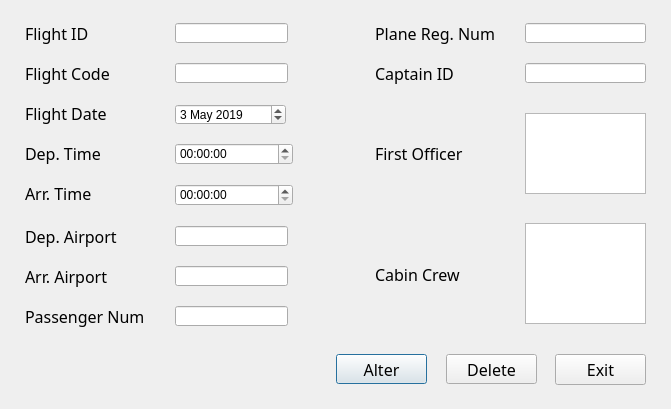
<?xml version="1.0" encoding="UTF-8"?>
<ui version="4.0">
 <class>Dialog</class>
 <widget class="QDialog" name="Dialog">
  <property name="geometry">
   <rect>
    <x>0</x>
    <y>0</y>
    <width>671</width>
    <height>409</height>
   </rect>
  </property>
  <property name="windowTitle">
   <string>Dialog</string>
  </property>
  <widget class="QLineEdit" name="IDedit">
   <property name="geometry">
    <rect>
     <x>175</x>
     <y>23</y>
     <width>113</width>
     <height>20</height>
    </rect>
   </property>
  </widget>
  <widget class="QTextEdit" name="foedit">
   <property name="geometry">
    <rect>
     <x>525</x>
     <y>113</y>
     <width>121</width>
     <height>81</height>
    </rect>
   </property>
  </widget>
  <widget class="QLabel" name="firstofficer_2">
   <property name="geometry">
    <rect>
     <x>375</x>
     <y>264</y>
     <width>121</width>
     <height>21</height>
    </rect>
   </property>
   <property name="font">
    <font>
     <family>3ds</family>
     <pointsize>12</pointsize>
    </font>
   </property>
   <property name="text">
    <string>Cabin Crew</string>
   </property>
  </widget>
  <widget class="QLabel" name="FID">
   <property name="geometry">
    <rect>
     <x>25</x>
     <y>23</y>
     <width>71</width>
     <height>21</height>
    </rect>
   </property>
   <property name="font">
    <font>
     <family>3ds</family>
     <pointsize>12</pointsize>
    </font>
   </property>
   <property name="text">
    <string>Flight ID</string>
   </property>
  </widget>
  <widget class="QLabel" name="captain">
   <property name="geometry">
    <rect>
     <x>375</x>
     <y>63</y>
     <width>91</width>
     <height>21</height>
    </rect>
   </property>
   <property name="font">
    <font>
     <family>3ds</family>
     <pointsize>12</pointsize>
    </font>
   </property>
   <property name="text">
    <string>Captain ID</string>
   </property>
  </widget>
  <widget class="QPushButton" name="alter">
   <property name="geometry">
    <rect>
     <x>336</x>
     <y>354</y>
     <width>91</width>
     <height>30</height>
    </rect>
   </property>
   <property name="font">
    <font>
     <family>3ds</family>
     <pointsize>12</pointsize>
    </font>
   </property>
   <property name="text">
    <string>Alter</string>
   </property>
  </widget>
  <widget class="QPushButton" name="delete_2">
   <property name="geometry">
    <rect>
     <x>446</x>
     <y>354</y>
     <width>91</width>
     <height>30</height>
    </rect>
   </property>
   <property name="font">
    <font>
     <family>3ds</family>
     <pointsize>12</pointsize>
    </font>
   </property>
   <property name="text">
    <string>Delete</string>
   </property>
  </widget>
  <widget class="QLabel" name="FCode">
   <property name="geometry">
    <rect>
     <x>25</x>
     <y>63</y>
     <width>91</width>
     <height>21</height>
    </rect>
   </property>
   <property name="font">
    <font>
     <family>3ds</family>
     <pointsize>12</pointsize>
    </font>
   </property>
   <property name="text">
    <string>Flight Code</string>
   </property>
  </widget>
  <widget class="QTextEdit" name="foedit_2">
   <property name="geometry">
    <rect>
     <x>525</x>
     <y>223</y>
     <width>121</width>
     <height>101</height>
    </rect>
   </property>
  </widget>
  <widget class="QLineEdit" name="depPortedit">
   <property name="geometry">
    <rect>
     <x>175</x>
     <y>226</y>
     <width>113</width>
     <height>20</height>
    </rect>
   </property>
  </widget>
  <widget class="QLineEdit" name="regnumedit">
   <property name="geometry">
    <rect>
     <x>525</x>
     <y>23</y>
     <width>121</width>
     <height>20</height>
    </rect>
   </property>
   <property name="text">
    <string/>
   </property>
  </widget>
  <widget class="QTimeEdit" name="arrtimeEdit">
   <property name="geometry">
    <rect>
     <x>175</x>
     <y>184</y>
     <width>118</width>
     <height>22</height>
    </rect>
   </property>
  </widget>
  <widget class="QLabel" name="FDate">
   <property name="geometry">
    <rect>
     <x>25</x>
     <y>103</y>
     <width>81</width>
     <height>21</height>
    </rect>
   </property>
   <property name="font">
    <font>
     <family>3ds</family>
     <pointsize>12</pointsize>
    </font>
   </property>
   <property name="text">
    <string>Flight Date</string>
   </property>
  </widget>
  <widget class="QLineEdit" name="depport">
   <property name="geometry">
    <rect>
     <x>175</x>
     <y>266</y>
     <width>113</width>
     <height>20</height>
    </rect>
   </property>
  </widget>
  <widget class="QLabel" name="ArrTime">
   <property name="geometry">
    <rect>
     <x>25</x>
     <y>183</y>
     <width>91</width>
     <height>21</height>
    </rect>
   </property>
   <property name="font">
    <font>
     <family>3ds</family>
     <pointsize>12</pointsize>
    </font>
   </property>
   <property name="text">
    <string>Arr. Time</string>
   </property>
  </widget>
  <widget class="QLineEdit" name="Codeedit">
   <property name="geometry">
    <rect>
     <x>175</x>
     <y>63</y>
     <width>113</width>
     <height>20</height>
    </rect>
   </property>
  </widget>
  <widget class="QLabel" name="num">
   <property name="geometry">
    <rect>
     <x>25</x>
     <y>306</y>
     <width>121</width>
     <height>21</height>
    </rect>
   </property>
   <property name="font">
    <font>
     <family>3ds</family>
     <pointsize>12</pointsize>
    </font>
   </property>
   <property name="text">
    <string>Passenger Num</string>
   </property>
  </widget>
  <widget class="QLineEdit" name="capedit">
   <property name="geometry">
    <rect>
     <x>525</x>
     <y>63</y>
     <width>121</width>
     <height>20</height>
    </rect>
   </property>
  </widget>
  <widget class="QPushButton" name="exit">
   <property name="geometry">
    <rect>
     <x>555</x>
     <y>354</y>
     <width>91</width>
     <height>31</height>
    </rect>
   </property>
   <property name="font">
    <font>
     <family>3ds</family>
     <pointsize>12</pointsize>
    </font>
   </property>
   <property name="text">
    <string>Exit</string>
   </property>
  </widget>
  <widget class="QLabel" name="regnum">
   <property name="geometry">
    <rect>
     <x>375</x>
     <y>23</y>
     <width>121</width>
     <height>21</height>
    </rect>
   </property>
   <property name="font">
    <font>
     <family>3ds</family>
     <pointsize>12</pointsize>
    </font>
   </property>
   <property name="text">
    <string>Plane Reg. Num</string>
   </property>
  </widget>
  <widget class="QLabel" name="DepTime">
   <property name="geometry">
    <rect>
     <x>25</x>
     <y>143</y>
     <width>91</width>
     <height>21</height>
    </rect>
   </property>
   <property name="font">
    <font>
     <family>3ds</family>
     <pointsize>12</pointsize>
    </font>
   </property>
   <property name="text">
    <string>Dep. Time</string>
   </property>
  </widget>
  <widget class="QLabel" name="firstofficer">
   <property name="geometry">
    <rect>
     <x>375</x>
     <y>143</y>
     <width>121</width>
     <height>21</height>
    </rect>
   </property>
   <property name="font">
    <font>
     <family>3ds</family>
     <pointsize>12</pointsize>
    </font>
   </property>
   <property name="text">
    <string>First Officer</string>
   </property>
  </widget>
  <widget class="QLabel" name="arrport">
   <property name="geometry">
    <rect>
     <x>25</x>
     <y>266</y>
     <width>91</width>
     <height>21</height>
    </rect>
   </property>
   <property name="font">
    <font>
     <family>3ds</family>
     <pointsize>12</pointsize>
    </font>
   </property>
   <property name="text">
    <string>Arr. Airport</string>
   </property>
  </widget>
  <widget class="QLabel" name="FID_2">
   <property name="geometry">
    <rect>
     <x>25</x>
     <y>226</y>
     <width>101</width>
     <height>21</height>
    </rect>
   </property>
   <property name="font">
    <font>
     <family>3ds</family>
     <pointsize>12</pointsize>
    </font>
   </property>
   <property name="text">
    <string>Dep. Airport</string>
   </property>
  </widget>
  <widget class="QTimeEdit" name="deptimeEdit">
   <property name="geometry">
    <rect>
     <x>175</x>
     <y>143</y>
     <width>118</width>
     <height>22</height>
    </rect>
   </property>
  </widget>
  <widget class="QLineEdit" name="numedit">
   <property name="geometry">
    <rect>
     <x>175</x>
     <y>306</y>
     <width>113</width>
     <height>20</height>
    </rect>
   </property>
  </widget>
  <widget class="QDateEdit" name="dateEdit">
   <property name="geometry">
    <rect>
     <x>175</x>
     <y>104</y>
     <width>111</width>
     <height>21</height>
    </rect>
   </property>
   <property name="dateTime">
    <datetime>
     <hour>0</hour>
     <minute>0</minute>
     <second>0</second>
     <year>2019</year>
     <month>5</month>
     <day>3</day>
    </datetime>
   </property>
   <property name="maximumDateTime">
    <datetime>
     <hour>0</hour>
     <minute>0</minute>
     <second>0</second>
     <year>2019</year>
     <month>5</month>
     <day>30</day>
    </datetime>
   </property>
   <property name="minimumDateTime">
    <datetime>
     <hour>0</hour>
     <minute>0</minute>
     <second>0</second>
     <year>2019</year>
     <month>3</month>
     <day>15</day>
    </datetime>
   </property>
  </widget>
 </widget>
 <resources/>
 <connections/>
</ui>
